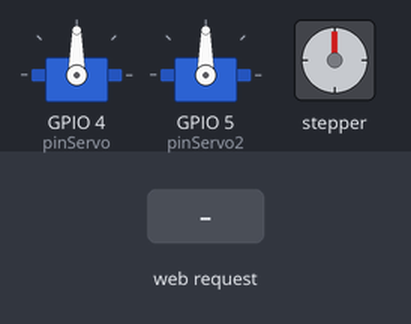
Bench run of a sketch on a simulated ESP32. On the bench: 2 × servo, stepper motor. The inputs (shaded band) are chosen by the test bench. WiFi joins after 1.5 s; servers stay silent unless stated; stepper angles assume 500 steps per turn; what the sketch prints to the serial monitor is not drawn.

Above: at 5.2 s.
5.3 s: HTTP request GET /getGirar received
At 5.8 s:
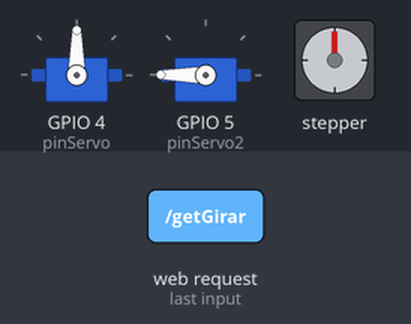
At 6.45 s:
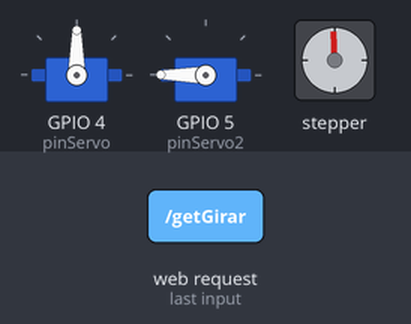
8.3 s: HTTP request GET /getGirar received
At 14.4 s:
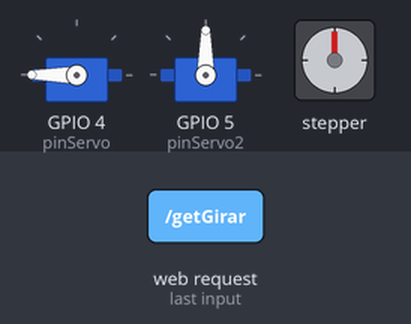
Timing chart, 0 to 15.9 s (numbered marks = the images above; inputs shaded):
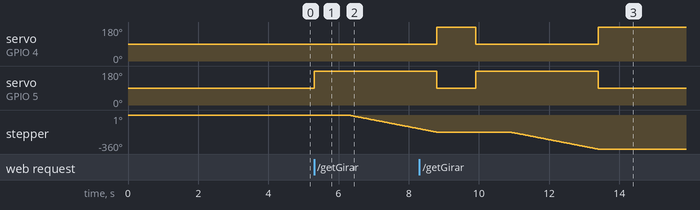

Measured:
- after the input at 5.3 s, servo on GPIO 5 (pinServo2): 90° → 180° at once; stepper: keeps turning counter-clockwise at about 73°/s, starting after 1.0 s

The sketch:

esp32.ino
```cpp
/**
 * ESP32.ino: Código para controlar un ESP32 con sensores y actuadores.
 * Este código se encarga de controlar un servo motor, un motor paso a paso
 * y un sensor ultrasónico HC-SR04. Además, establece una conexión WiFi y
 * gestiona las solicitudes HTTP para obtener datos de los sensores.
 */

#include <Wire.h>
#include <WiFi.h>
#include <HTTPClient.h>
#include <Stepper.h>
#include <ESP32Servo.h>

// Variables globales para controlar el estado de la conexión y los dispositivos
int counterConnection = 0;
bool distanciaEnable = true;
bool motorEnable = true;

// Pines para el sensor ultrasónico HC-SR04
const int trigPin = 2;
const int echoPin = 15;

Servo miServo;
Servo miServo2; // Segundo servo

const int pinServo = 4;  // Pin GPIO del primer servo
const int pinServo2 = 5; // Pin GPIO del segundo servo

unsigned long lastReadTime = 0;
const unsigned long readInterval = 2000; // Intervalo de lectura de sensores (2 segundos)

const int stepsPerRevolution = 500;
Stepper myStepper(stepsPerRevolution, 18, 19, 12, 13); // Motor paso a paso

float distance; // Variable global para almacenar la distancia medida

unsigned long previousMillis = 0;
const long interval = 1000; // Intervalo para actualización (1 segundo)

const char *ssid = "";//La red donde se conectara
const char *password = "";//Contraseña de tu red

WiFiServer server(8080);
WiFiClient client;
String serverAddress = "http://192.168.0.6:8080/";
String request;

void setup() {
  // Configuración inicial
  myStepper.setSpeed(12);
  miServo.attach(pinServo);
  miServo2.attach(pinServo2);
  Serial.begin(9600);

  // Conexión a la red WiFi
  WiFi.begin(ssid, password);
  while (WiFi.status() != WL_CONNECTED && counterConnection < 10) {
    delay(500);
    Serial.print(".");
    counterConnection++;
  }

  // Si se conecta correctamente, configura la IP y el servidor
  if (counterConnection < 10) {
    IPAddress ip(192, 168, 100, 5);//La ip donde montaras el servidor
    IPAddress gateway(192, 168, 100, 1);//Gateway de tu red
    IPAddress subnet(255, 255, 255, 0);//
    WiFi.config(ip, gateway, subnet);
    Serial.println("");
    Serial.println("Conectado al WiFi");
    server.begin();
    Serial.print("API ESP32 desplegado en la ip 'http://");
    Serial.print(WiFi.localIP());
    Serial.println(":8080'");//Puerto
  } else {
    Serial.println("");
  }

  delay(2500);
}

void loop() {
  // Manejo de las solicitudes web
  int result = handleWebRequests();
}

// Función para leer la distancia del sensor ultrasónico HC-SR04
float readDistance() {
  pinMode(trigPin, OUTPUT);
  pinMode(echoPin, INPUT);

  digitalWrite(trigPin, LOW);
  delayMicroseconds(2);
  digitalWrite(trigPin, HIGH);
  delayMicroseconds(10);
  digitalWrite(trigPin, LOW);
  long duration = pulseIn(echoPin, HIGH);
  distance = duration / 58.2; // Convertir a centímetros

  Serial.println("Distancia del sensor: " + String(distance) + " cm");
  return distance;
}

// Función para abrir la compuerta utilizando el motor paso a paso y los servos
int abrirCompuerta() {
  int stepsToMove = (180.0 / 360.0) * stepsPerRevolution;

  miServo.write(90);
  miServo2.write(180);
  delay(1000);

  myStepper.step(-stepsToMove);
  Serial.println("Regresando el motor a la posición inicial");

  miServo.write(180);
  miServo2.write(90);
  delay(1000);

  return stepsToMove;
}

// Función para manejar las solicitudes HTTP
int handleWebRequests() {
  client = server.available();

  if (!client)
    return 0;

  Serial.println("Nuevo cliente");
  String buffer = "";
  while (client.connected()) {
    if (client.available()) {
      request = client.readStringUntil('\r');

      if (request.indexOf("GET /getDistance") != -1) {
        if (distanciaEnable)
          sendHTTPResponse(String(readDistance()));
        else
          sendHTTPResponse("Not Enable");
      } else if (request.indexOf("GET /getGirar") != -1) {
        if (motorEnable)
          sendHTTPResponse("Girar: " + String(abrirCompuerta()));
        else
          sendHTTPResponse("Not Enable");
      } else if (request.indexOf("GET /distance") != -1) {
        buffer = (distanciaEnable) ? "habilitada." : "deshabilitada.";
        sendHTTPResponse("Senseo de temperatura " + buffer);
      } else {
        sendHTTPResponse("Comando GET no reconocido");
        return 0;
      }

      client.flush();
      delay(100);
      break;
    }
  }

  client.stop();

  return 1;
}

// Función para enviar la respuesta HTTP al cliente
void sendHTTPResponse(String content) {
  client.println("HTTP/1.1 200 OK");
  client.println("Content-Type: text/plain");
  client.println("Connection: close");
  client.println();
  client.println(content);
  client.println();
}
```
